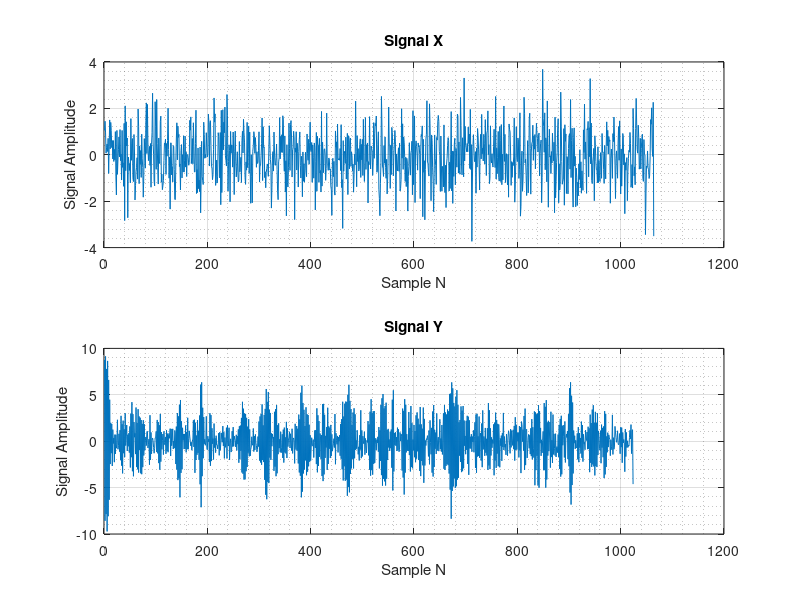

This figure's MATLAB source: (Note: this script raises an error after producing the figure.)
close all
clear all
clc

N = 1064;
x = randn(1, N);

% Given filter coefficients
a = [1 0.9];
b = 1;

y = filter(b, a, x);
y = y(41:end); % Remove first 40 samples

figure(1)
subplot(2,1,1)
plot(x);
title('Signal X')
xlabel('Sample N')
ylabel('Signal Amplitude')
grid on
grid minor

subplot(2,1,2)
plot(y);
title('Signal Y')
xlabel('Sample N')
ylabel('Signal Amplitude')
grid on
grid minor


[h, w] = freqz(b, a, 512); % Given function to obtain ideal PSD of filtered signal

Px = pgm(y);

figure(2)
hold on
plot(w/(2*pi), abs(h).^2, 'DisplayName', 'Exact PSD', 'LineWidth', 2);
plot(w/(2*pi), Px(1:(N-40)/2), 'DisplayName', 'Periodogram Estimated PSD');

% axis([0.4 0.5 0 400]); % For zooming in

title('PSD using AR(1) Process');
xlabel('Normalized Frequency (x 2\pi radians/sample)')
ylabel('Amplitude')
legend('show')
grid on
grid minor